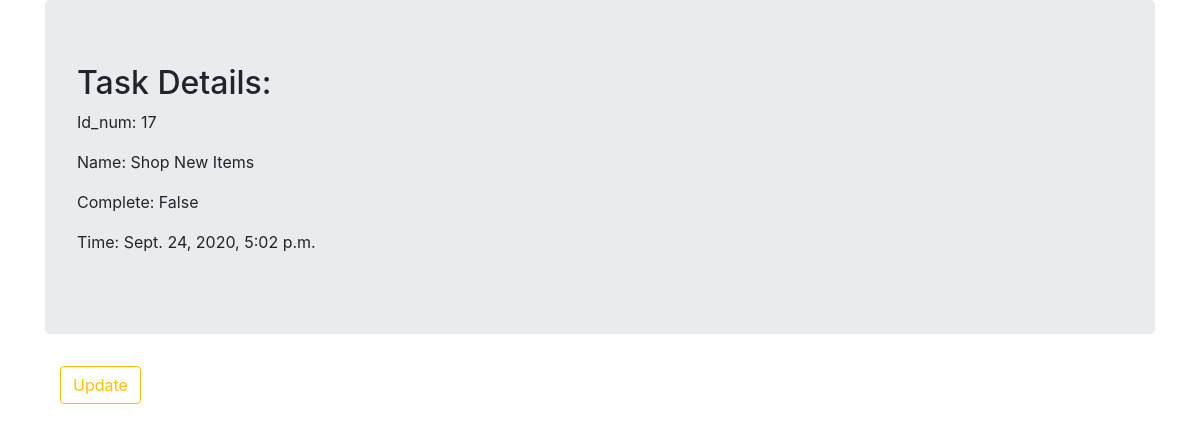
/17/, run on an earlier commit of the app's database.
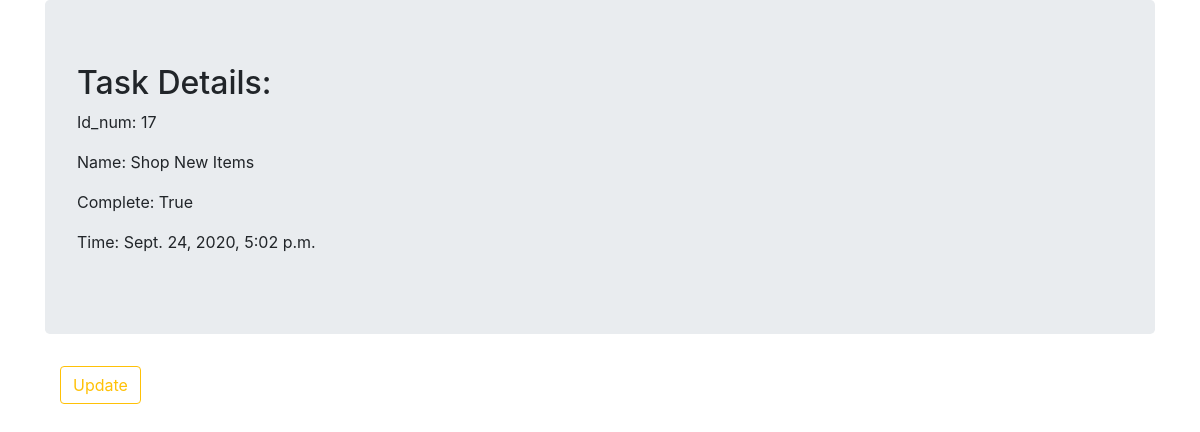
And on a later commit of the database.
### my_app/models.py (models this page shows, shortened)
class Task(models.Model):
    title = models.CharField(max_length=250)
    complete = models.BooleanField(default=False)
    created_date = models.DateTimeField(auto_now_add=True)

### my_app/views.py (the view)
# urls.py: path('<int:pk>/',views.TaskDetailView.as_view(),name='detail'),
class TaskDetailView(DetailView):
    context_object_name = 'task_details'
    model = models.Task
    template_name = 'my_app/task_detail.html'

### templates/my_app/task_detail.html
{% extends "base.html" %}
{% block content %}
<div class="jumbotron">
    <h2>Task Details:</h2>
    <p>Id_num: {{task_details.id}}</p>
    <p>Name: {{task_details.title | title}}</p>
    <p>Complete: {{task_details.complete}}</p>
    <p>Time: {{task_details.created_date}}</p>
  </div>
  <div class="container">
    <p><a class='btn btn-outline-warning' href="{% url 'my_app:update' pk=task_details.pk %}">Update</a></p>
  </div>
{% endblock %}

What changed in the data, as far as the page shows it:
changed Task "Shop New Items": complete "False" → "True"
